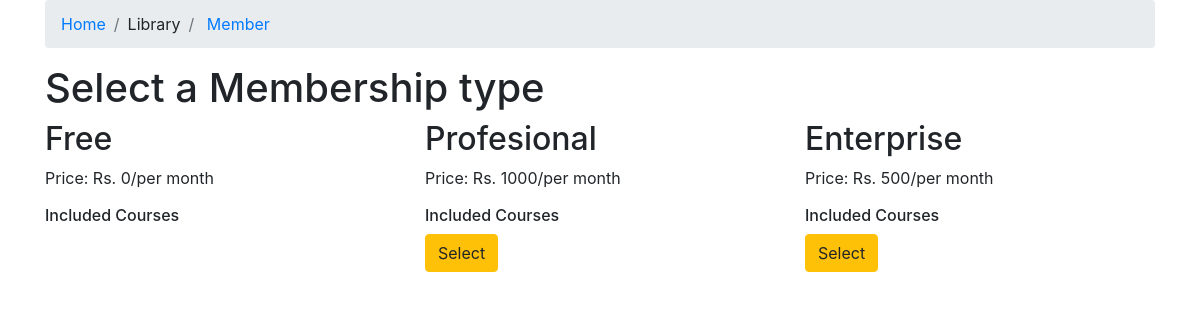
/memberships/ (signed in), run on an earlier commit of the app's database.
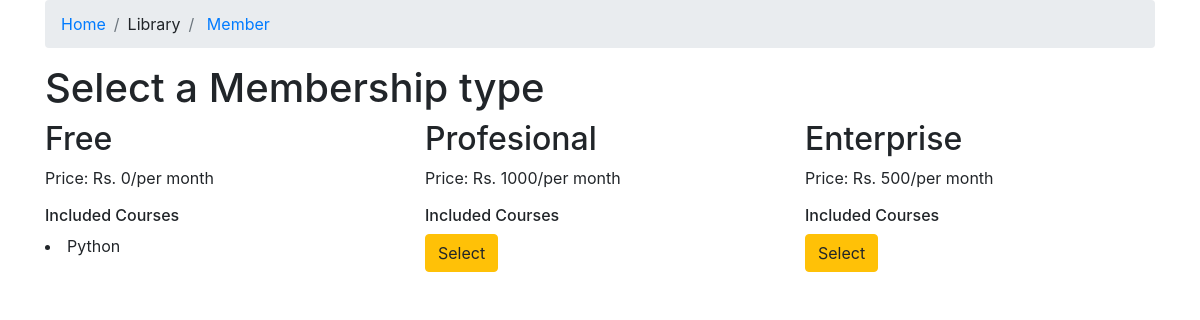
And on a later commit of the database.
### memberships/models.py (models this page shows)
class Membership(models.Model):
    slug = models.SlugField()
    membership_type = models.CharField(
                    choices = MEMBERSHIP_CHOICES,
                    max_length = 30,
                    default='Free')
    price = models.IntegerField(default=15)
    stripe_plan_id = models.CharField(max_length=40)
    def __str__(self):
        return self.membership_type

### courses/models.py (models this page shows, shortened)
class Course(models.Model):
    slug = models.SlugField()
    title = models.CharField(max_length=100)
    description = models.TextField()
    allowed_membership = models.ManyToManyField(Membership)

### memberships/views.py (the view)
# urls.py: path('',MemberSelectView.as_view(),name='select')
class MemberSelectView(ListView):
     model = Membership
     def get_context_data(self,*args,**kwargs):
         context = super().get_context_data(**kwargs)
         current_memberhip = get_user_membership(self.request)
         context['current_membership'] = str(current_memberhip.membership)
         return context

### memberships/views.py (called while the page is built)
def get_user_membership(request):
    user_membership_qs = UserMembership.objects.filter(user=request.user)
    if user_membership_qs.exists():
        return user_membership_qs.first()
    return None

### memberships/templates/memberships/membership_list.html (shortened to what this page needs)
{% extends 'courses/base.html' %}
{% block content  %}
<div class="container">
  <h1>Select a Membership type</h1>
  <div class="row">
    {% for object in object_list %}
      <div class="col-sm-4 col-md-4">
        <h2>{{ object.membership_type }}</h2>
        <p>Price: Rs. {{ object.price }}/per month</p>
        <h6>Included Courses</h6>
        {% for course in object.course_set.all %}
          <li>{{ course.title }}</li>
        {% endfor %}
        {% if object.membership_type != 'Free' %}
          <form  action="{% url 'memberships:select' %}" method="post">
            {% if object.membership_type != current_membership %}
              <button class="btn btn-warning">Select</button>
            {% else %}
              <p>This is your current membership</p>
            {% endif %}
          </form>
        {% endif %}
      </div>
    {% endfor %}
  </div>
</div>
{% endblock %}

### courses/templates/courses/base.html (shortened to what this page needs)
<!DOCTYPE html>
<html lang="en" dir="ltr">
  <head>
    <link rel="stylesheet" href="https://stackpath.bootstrapcdn.com/bootstrap/4.2.1/css/bootstrap.min.css"
>
  </head>
  <body>
    <div class="container">
      <nav aria-label="breadcrumb">
        <ol class="breadcrumb">
          <li class="breadcrumb-item"><a href="#">Home</a></li>
          <li class="breadcrumb-item">Library</li>
          {% if not request.user.is_authenticated %}
            <li class="breadcrumb-item">Regiter</li>
            <li class="breadcrumb-item">Login</li>
          {% else %}
            <li class="breadcrumb-item">
                <a href="/membership">Member</a></li>
          {% endif %}
        </ol>
      </nav>
    </div>
    {% block content %}
    {% endblock %}
  </body>
</html>

What changed in the data, as far as the page shows it:
added Course: title "Python", shown under Membership "Free"
